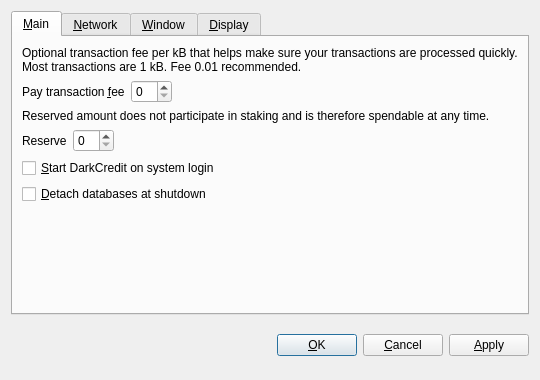
<?xml version="1.0" encoding="UTF-8"?>
<ui version="4.0">
 <class>OptionsDialog</class>
 <widget class="QDialog" name="OptionsDialog">
  <property name="geometry">
   <rect>
    <x>0</x>
    <y>0</y>
    <width>540</width>
    <height>380</height>
   </rect>
  </property>
  <property name="windowTitle">
   <string>Options</string>
  </property>
  <property name="modal">
   <bool>true</bool>
  </property>
  <layout class="QVBoxLayout" name="verticalLayout">
   <item>
    <widget class="QTabWidget" name="tabWidget">
     <property name="tabPosition">
      <enum>QTabWidget::North</enum>
     </property>
     <property name="currentIndex">
      <number>0</number>
     </property>
     <widget class="QWidget" name="tabMain">
      <attribute name="title">
       <string>&amp;Main</string>
      </attribute>
      <layout class="QVBoxLayout" name="verticalLayout_Main">
       <item>
        <widget class="QLabel" name="transactionFeeInfoLabel">
         <property name="text">
          <string>Optional transaction fee per kB that helps make sure your transactions are processed quickly. Most transactions are 1 kB. Fee 0.01 recommended.</string>
         </property>
         <property name="textFormat">
          <enum>Qt::PlainText</enum>
         </property>
         <property name="wordWrap">
          <bool>true</bool>
         </property>
        </widget>
       </item>
       <item>
        <layout class="QHBoxLayout" name="horizontalLayoutFee">
         <item>
          <widget class="QLabel" name="transactionFeeLabel">
           <property name="text">
            <string>Pay transaction &amp;fee</string>
           </property>
           <property name="textFormat">
            <enum>Qt::PlainText</enum>
           </property>
           <property name="buddy">
            <cstring>transactionFee</cstring>
           </property>
          </widget>
         </item>
         <item>
          <widget class="BitcoinAmountField" name="transactionFee"/>
         </item>
         <item>
          <spacer name="horizontalSpacerFee">
           <property name="orientation">
            <enum>Qt::Horizontal</enum>
           </property>
           <property name="sizeHint" stdset="0">
            <size>
             <width>40</width>
             <height>20</height>
            </size>
           </property>
          </spacer>
         </item>
        </layout>
       </item>
       <item>
        <widget class="QLabel" name="reserveBalanceInfoLabel">
         <property name="text">
          <string>Reserved amount does not participate in staking and is therefore spendable at any time.</string>
         </property>
         <property name="textFormat">
          <enum>Qt::PlainText</enum>
         </property>
         <property name="wordWrap">
          <bool>true</bool>
         </property>
        </widget>
       </item>
       <item>
        <layout class="QHBoxLayout" name="horizontalLayoutReserveBalance">
         <item>
          <widget class="QLabel" name="reserveBalanceLabel">
           <property name="text">
            <string>Reserve</string>
           </property>
           <property name="textFormat">
            <enum>Qt::PlainText</enum>
           </property>
           <property name="buddy">
            <cstring>reserveBalance</cstring>
           </property>
          </widget>
         </item>
         <item>
          <widget class="BitcoinAmountField" name="reserveBalance"/>
         </item>
         <item>
          <spacer name="horizontalSpacerReserveBalance">
           <property name="orientation">
            <enum>Qt::Horizontal</enum>
           </property>
           <property name="sizeHint" stdset="0">
            <size>
             <width>40</width>
             <height>20</height>
            </size>
           </property>
          </spacer>
         </item>
        </layout>
       </item>
       <item>
        <widget class="QCheckBox" name="bitcoinAtStartup">
         <property name="toolTip">
          <string>Automatically start DarkCredit after logging in to the system.</string>
         </property>
         <property name="text">
          <string>&amp;Start DarkCredit on system login</string>
         </property>
        </widget>
       </item>
       <item>
        <widget class="QCheckBox" name="detachDatabases">
         <property name="toolTip">
          <string>Detach block and address databases at shutdown. This means they can be moved to another data directory, but it slows down shutdown. The wallet is always detached.</string>
         </property>
         <property name="text">
          <string>&amp;Detach databases at shutdown</string>
         </property>
        </widget>
       </item>
       <item>
        <spacer name="verticalSpacer_Main">
         <property name="orientation">
          <enum>Qt::Vertical</enum>
         </property>
         <property name="sizeHint" stdset="0">
          <size>
           <width>20</width>
           <height>40</height>
          </size>
         </property>
        </spacer>
       </item>
      </layout>
     </widget>
     <widget class="QWidget" name="tabNetwork">
      <attribute name="title">
       <string>&amp;Network</string>
      </attribute>
      <layout class="QVBoxLayout" name="verticalLayout_Network">
       <item>
        <widget class="QCheckBox" name="mapPortUpnp">
         <property name="toolTip">
          <string>Automatically open the DarkCredit client port on the router. This only works when your router supports UPnP and it is enabled.</string>
         </property>
         <property name="text">
          <string>Map port using &amp;UPnP</string>
         </property>
        </widget>
       </item>
       <item>
        <widget class="QCheckBox" name="connectSocks">
         <property name="toolTip">
          <string>Connect to the DarkCredit network through a SOCKS proxy (e.g. when connecting through Tor).</string>
         </property>
         <property name="text">
          <string>&amp;Connect through SOCKS proxy:</string>
         </property>
        </widget>
       </item>
       <item>
        <layout class="QHBoxLayout" name="horizontalLayout_Network">
         <item>
          <widget class="QLabel" name="proxyIpLabel">
           <property name="text">
            <string>Proxy &amp;IP:</string>
           </property>
           <property name="textFormat">
            <enum>Qt::PlainText</enum>
           </property>
           <property name="buddy">
            <cstring>proxyIp</cstring>
           </property>
          </widget>
         </item>
         <item>
          <widget class="QValidatedLineEdit" name="proxyIp">
           <property name="maximumSize">
            <size>
             <width>140</width>
             <height>16777215</height>
            </size>
           </property>
           <property name="toolTip">
            <string>IP address of the proxy (e.g. 127.0.0.1)</string>
           </property>
          </widget>
         </item>
         <item>
          <widget class="QLabel" name="proxyPortLabel">
           <property name="text">
            <string>&amp;Port:</string>
           </property>
           <property name="textFormat">
            <enum>Qt::PlainText</enum>
           </property>
           <property name="buddy">
            <cstring>proxyPort</cstring>
           </property>
          </widget>
         </item>
         <item>
          <widget class="QLineEdit" name="proxyPort">
           <property name="maximumSize">
            <size>
             <width>55</width>
             <height>16777215</height>
            </size>
           </property>
           <property name="toolTip">
            <string>Port of the proxy (e.g. 9050)</string>
           </property>
          </widget>
         </item>
         <item>
          <widget class="QLabel" name="socksVersionLabel">
           <property name="text">
            <string>SOCKS &amp;Version:</string>
           </property>
           <property name="textFormat">
            <enum>Qt::PlainText</enum>
           </property>
           <property name="buddy">
            <cstring>socksVersion</cstring>
           </property>
          </widget>
         </item>
         <item>
          <widget class="QValueComboBox" name="socksVersion">
           <property name="toolTip">
            <string>SOCKS version of the proxy (e.g. 5)</string>
           </property>
          </widget>
         </item>
         <item>
          <spacer name="horizontalSpacer_Network">
           <property name="orientation">
            <enum>Qt::Horizontal</enum>
           </property>
           <property name="sizeHint" stdset="0">
            <size>
             <width>40</width>
             <height>20</height>
            </size>
           </property>
          </spacer>
         </item>
        </layout>
       </item>
       <item>
        <spacer name="verticalSpacer_Network">
         <property name="orientation">
          <enum>Qt::Vertical</enum>
         </property>
         <property name="sizeHint" stdset="0">
          <size>
           <width>20</width>
           <height>40</height>
          </size>
         </property>
        </spacer>
       </item>
      </layout>
     </widget>
     <widget class="QWidget" name="tabWindow">
      <attribute name="title">
       <string>&amp;Window</string>
      </attribute>
      <layout class="QVBoxLayout" name="verticalLayout_Window">
       <item>
        <widget class="QCheckBox" name="minimizeToTray">
         <property name="toolTip">
          <string>Show only a tray icon after minimizing the window.</string>
         </property>
         <property name="text">
          <string>&amp;Minimize to the tray instead of the taskbar</string>
         </property>
        </widget>
       </item>
       <item>
        <widget class="QCheckBox" name="minimizeOnClose">
         <property name="toolTip">
          <string>Minimize instead of exit the application when the window is closed. When this option is enabled, the application will be closed only after selecting Quit in the menu.</string>
         </property>
         <property name="text">
          <string>M&amp;inimize on close</string>
         </property>
        </widget>
       </item>
       <item>
        <spacer name="verticalSpacer_Window">
         <property name="orientation">
          <enum>Qt::Vertical</enum>
         </property>
         <property name="sizeHint" stdset="0">
          <size>
           <width>20</width>
           <height>40</height>
          </size>
         </property>
        </spacer>
       </item>
      </layout>
     </widget>
     <widget class="QWidget" name="tabDisplay">
      <attribute name="title">
       <string>&amp;Display</string>
      </attribute>
      <layout class="QVBoxLayout" name="verticalLayout_Display">
       <item>
        <layout class="QHBoxLayout" name="horizontalLayout_1_Display">
         <item>
          <widget class="QLabel" name="langLabel">
           <property name="text">
            <string>User Interface &amp;language:</string>
           </property>
           <property name="textFormat">
            <enum>Qt::PlainText</enum>
           </property>
           <property name="buddy">
            <cstring>lang</cstring>
           </property>
          </widget>
         </item>
         <item>
          <widget class="QValueComboBox" name="lang">
           <property name="toolTip">
            <string>The user interface language can be set here. This setting will take effect after restarting DarkCredit.</string>
           </property>
          </widget>
         </item>
        </layout>
       </item>
       <item>
        <layout class="QHBoxLayout" name="horizontalLayout_2_Display">
         <item>
          <widget class="QLabel" name="unitLabel">
           <property name="text">
            <string>&amp;Unit to show amounts in:</string>
           </property>
           <property name="textFormat">
            <enum>Qt::PlainText</enum>
           </property>
           <property name="buddy">
            <cstring>unit</cstring>
           </property>
          </widget>
         </item>
         <item>
          <widget class="QValueComboBox" name="unit">
           <property name="toolTip">
            <string>Choose the default subdivision unit to show in the interface and when sending coins.</string>
           </property>
          </widget>
         </item>
        </layout>
       </item>
       <item>
        <widget class="QCheckBox" name="displayAddresses">
         <property name="toolTip">
          <string>Whether to show DarkCredit addresses in the transaction list or not.</string>
         </property>
         <property name="text">
          <string>&amp;Display addresses in transaction list</string>
         </property>
        </widget>
       </item>
       <item>
        <widget class="QCheckBox" name="coinControlFeatures">
         <property name="toolTip">
          <string>Whether to show coin control features or not.</string>
         </property>
         <property name="text">
          <string>Display coin &amp;control features (experts only!)</string>
         </property>
        </widget>
       </item>
       <item>
        <spacer name="verticalSpacer_Display">
         <property name="orientation">
          <enum>Qt::Vertical</enum>
         </property>
         <property name="sizeHint" stdset="0">
          <size>
           <width>20</width>
           <height>40</height>
          </size>
         </property>
        </spacer>
       </item>
      </layout>
     </widget>
    </widget>
   </item>
   <item>
    <layout class="QHBoxLayout" name="horizontalLayout_Buttons">
     <item>
      <spacer name="horizontalSpacer_1">
       <property name="orientation">
        <enum>Qt::Horizontal</enum>
       </property>
       <property name="sizeHint" stdset="0">
        <size>
         <width>40</width>
         <height>48</height>
        </size>
       </property>
      </spacer>
     </item>
     <item>
      <widget class="QLabel" name="statusLabel">
       <property name="font">
        <font>
         <weight>75</weight>
         <bold>true</bold>
        </font>
       </property>
       <property name="text">
        <string/>
       </property>
       <property name="textFormat">
        <enum>Qt::PlainText</enum>
       </property>
       <property name="wordWrap">
        <bool>true</bool>
       </property>
      </widget>
     </item>
     <item>
      <spacer name="horizontalSpacer_2">
       <property name="orientation">
        <enum>Qt::Horizontal</enum>
       </property>
       <property name="sizeHint" stdset="0">
        <size>
         <width>40</width>
         <height>48</height>
        </size>
       </property>
      </spacer>
     </item>
     <item>
      <widget class="QPushButton" name="okButton">
       <property name="text">
        <string>&amp;OK</string>
       </property>
      </widget>
     </item>
     <item>
      <widget class="QPushButton" name="cancelButton">
       <property name="text">
        <string>&amp;Cancel</string>
       </property>
       <property name="autoDefault">
        <bool>false</bool>
       </property>
      </widget>
     </item>
     <item>
      <widget class="QPushButton" name="applyButton">
       <property name="text">
        <string>&amp;Apply</string>
       </property>
       <property name="autoDefault">
        <bool>false</bool>
       </property>
      </widget>
     </item>
    </layout>
   </item>
  </layout>
 </widget>
 <customwidgets>
  <customwidget>
   <class>BitcoinAmountField</class>
   <extends>QSpinBox</extends>
   <header>bitcoinamountfield.h</header>
  </customwidget>
  <customwidget>
   <class>QValueComboBox</class>
   <extends>QComboBox</extends>
   <header>qvaluecombobox.h</header>
  </customwidget>
  <customwidget>
   <class>QValidatedLineEdit</class>
   <extends>QLineEdit</extends>
   <header>qvalidatedlineedit.h</header>
  </customwidget>
 </customwidgets>
 <resources/>
 <connections/>
</ui>
